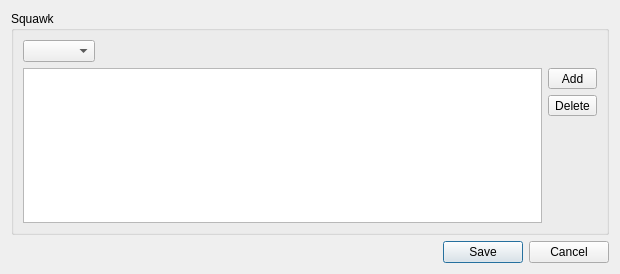
<?xml version="1.0" encoding="UTF-8"?>
<ui version="4.0">
 <class>SquawkEditor</class>
 <widget class="QWidget" name="SquawkEditor">
  <property name="geometry">
   <rect>
    <x>0</x>
    <y>0</y>
    <width>620</width>
    <height>274</height>
   </rect>
  </property>
  <property name="windowTitle">
   <string>Form</string>
  </property>
  <layout class="QVBoxLayout" name="verticalLayout_2">
   <item>
    <widget class="QGroupBox" name="groupBox">
     <property name="title">
      <string>Squawk</string>
     </property>
     <layout class="QVBoxLayout" name="verticalLayout">
      <item>
       <layout class="QHBoxLayout" name="horizontalLayout_2">
        <item>
         <widget class="QComboBox" name="FIRcombo"/>
        </item>
        <item>
         <spacer name="horizontalSpacer">
          <property name="orientation">
           <enum>Qt::Horizontal</enum>
          </property>
          <property name="sizeHint" stdset="0">
           <size>
            <width>40</width>
            <height>20</height>
           </size>
          </property>
         </spacer>
        </item>
       </layout>
      </item>
      <item>
       <layout class="QHBoxLayout" name="horizontalLayout">
        <item>
         <widget class="QTableView" name="MainView">
          <property name="selectionMode">
           <enum>QAbstractItemView::ExtendedSelection</enum>
          </property>
          <property name="selectionBehavior">
           <enum>QAbstractItemView::SelectRows</enum>
          </property>
          <property name="sortingEnabled">
           <bool>true</bool>
          </property>
         </widget>
        </item>
        <item>
         <layout class="QVBoxLayout" name="verticalLayout_1">
          <item>
           <widget class="QToolButton" name="AddButton">
            <property name="sizePolicy">
             <sizepolicy hsizetype="Preferred" vsizetype="Fixed">
              <horstretch>0</horstretch>
              <verstretch>0</verstretch>
             </sizepolicy>
            </property>
            <property name="text">
             <string>Add</string>
            </property>
           </widget>
          </item>
          <item>
           <widget class="QToolButton" name="DeleteButton">
            <property name="sizePolicy">
             <sizepolicy hsizetype="Preferred" vsizetype="Fixed">
              <horstretch>0</horstretch>
              <verstretch>0</verstretch>
             </sizepolicy>
            </property>
            <property name="text">
             <string>Delete</string>
            </property>
           </widget>
          </item>
          <item>
           <spacer name="verticalSpacer">
            <property name="orientation">
             <enum>Qt::Vertical</enum>
            </property>
            <property name="sizeHint" stdset="0">
             <size>
              <width>20</width>
              <height>40</height>
             </size>
            </property>
           </spacer>
          </item>
         </layout>
        </item>
       </layout>
      </item>
     </layout>
    </widget>
   </item>
   <item>
    <widget class="QDialogButtonBox" name="OperButtons">
     <property name="standardButtons">
      <set>QDialogButtonBox::Cancel|QDialogButtonBox::Save</set>
     </property>
    </widget>
   </item>
  </layout>
 </widget>
 <tabstops>
  <tabstop>FIRcombo</tabstop>
  <tabstop>MainView</tabstop>
  <tabstop>AddButton</tabstop>
  <tabstop>DeleteButton</tabstop>
  <tabstop>OperButtons</tabstop>
 </tabstops>
 <resources/>
 <connections/>
</ui>
